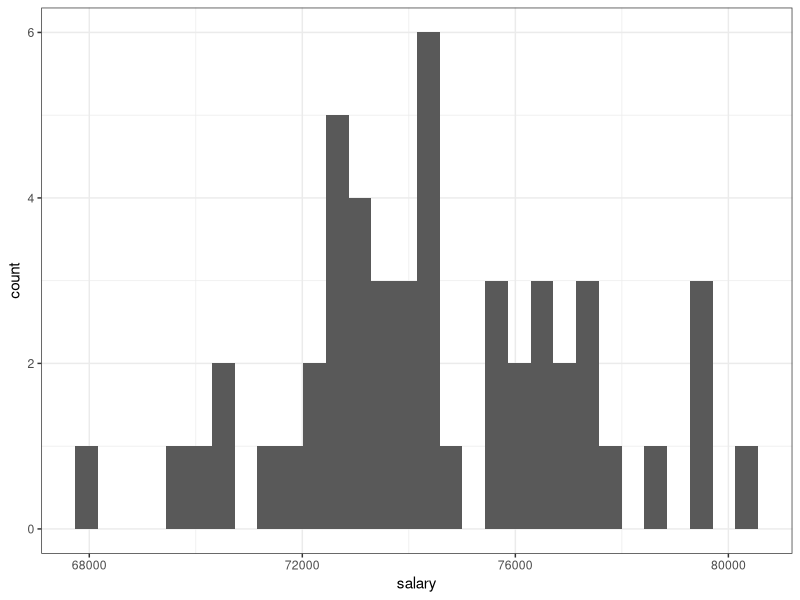
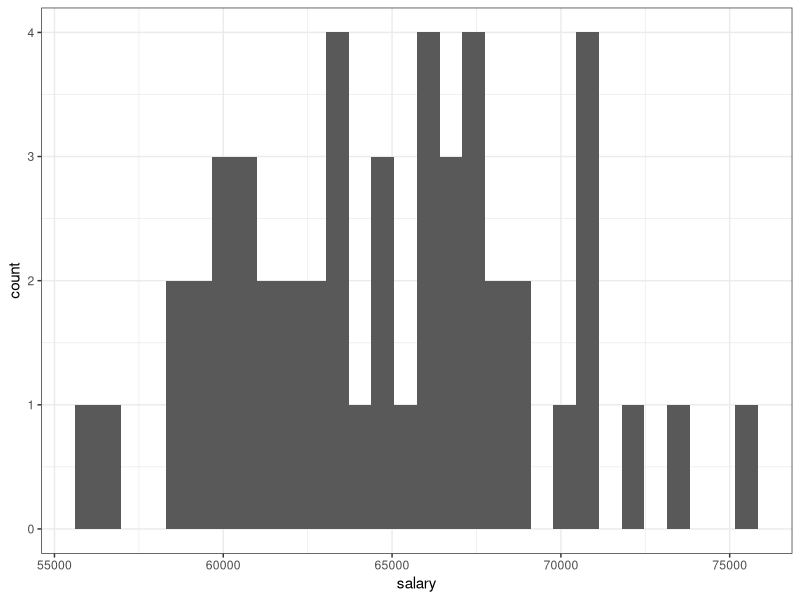
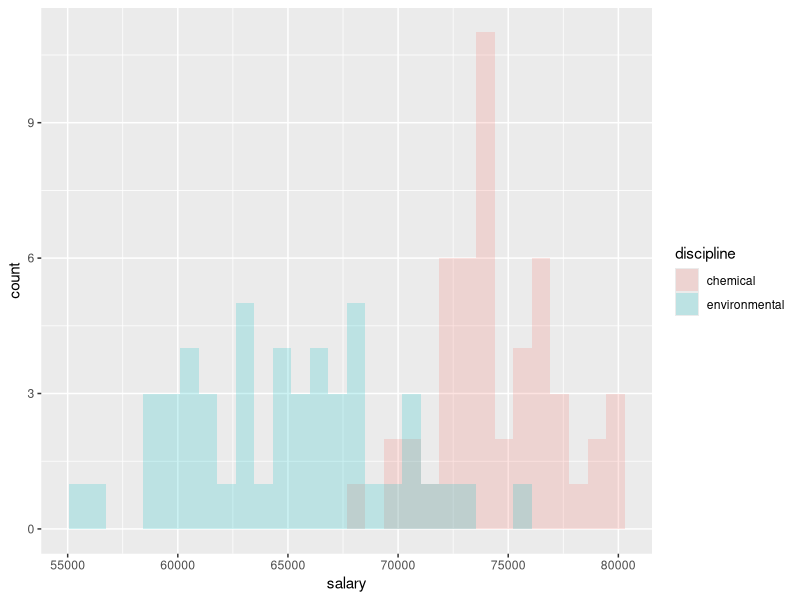

Source code (R) for these figures, in order: (Note: this script raises an error after producing the figures.)
## ---- chunk 1
knitr::opts_chunk$set(echo = TRUE)

library(tidyverse)
library(broom)
## ---- chunk 2
N <- 100

student_id <- seq(N)

group_size <- N/2

chem_eng_df <- tibble(id = seq(group_size),
                      salary = round(rnorm(n = group_size, mean = 75000, sd = 3000), 2),
                      discipline = "chemical")
chem_eng_df %>% 
  ggplot(aes(x= salary)) +
  geom_histogram() +
  theme_bw()


env_eng_df <- tibble(id = seq(group_size),
                      salary = round(rnorm(n = group_size, mean = 65000, sd = 4000), 2),
                      discipline = "environmental")
env_eng_df %>% 
  ggplot(aes(x= salary)) +
  geom_histogram() +
  theme_bw()
## ---- chunk 3
salary_comb_long <- bind_rows(chem_eng_df, env_eng_df)



salary_comb_long %>% 
  ggplot(aes(x = salary, fill = discipline)) +
  geom_histogram(alpha = 0.2, position = "identity")
## ---- chunk 4
salary_test <- t.test(salary ~ discipline, data = salary_comb_long, paired = FALSE)
salary_test

## ---- chunk 5
tidy(salary_test)
## ---- chunk 6
salary_lm <- lm(salary ~ discipline, data = salary_comb_long)
summary(salary_lm)
## ---- chunk 7
(t <- salary_test$statistic[[1]]) # wrapping this in parentheses prints out the value of t at the same time that it stores the value of t
(df <- salary_test$parameter[[1]])
(r <- sqrt(t^2/(t^2 + df)))
round(r,3)
r^2
## ---- chunk 8
salary_comb_wide <- salary_comb_long %>% 
  pivot_wider(names_from = discipline, values_from = salary)
## ---- chunk 9
salary_test_2 <- t.test(salary_comb_wide$chemical, salary_comb_wide$environmental, paired = FALSE)
salary_test_2
## ---- chunk 10
samp_size <- 1000

student_id <- seq(samp_size)
sat_verbal <- round(rnorm(n = samp_size, mean = 620, sd = 55), 0)
sat_math <- round(rnorm(n = samp_size, mean = 700, sd = 40), 0)

sat_verbal_capped <- modify(.x = sat_verbal, .f = ~ min(800, .x))
sat_math_capped <- modify(.x = sat_math, .f = ~min(800, .x))

sat_df <- tibble(id = student_id,
                 verbal = sat_verbal_capped,
                 math = sat_math_capped)

sat_df %>% ggplot(aes(x = verbal)) +
  geom_histogram() +
  labs(title = "Simulated SAT Verbal Histogram",
       x = "Verbal Score",
       y = "Count")
## ---- chunk 11


sat_df %>% ggplot(aes(x = math)) +
  geom_histogram() +
  labs(title = "Simulated SAT Math Histogram",
       x = "Math Score",
       y = "Count")

## ---- chunk 12
sat_df %>% ggplot() +
  geom_histogram(aes(x = math, fill = "red"), alpha = 0.2) +
  labs(title = "Simulated SAT Scores Histogram",
       x = "SAT Score",
       y = "Count") +
  geom_histogram(aes(x = verbal, fill = "blue"), alpha = 0.2) +
  scale_fill_manual(name = "Category", values = c("blue", "red"), labels = c("verbal", "math"))

## ---- chunk 13
sat_t_test <- t.test(sat_df$verbal, sat_df$math, paired = TRUE) # don't forget to add: paired = TRUE
# now look at the results
sat_t_test

## ---- chunk 14
samp_size <- 1000

student_id_2 <- seq(samp_size)
sat_verbal_2 <- round(rnorm(n = samp_size, mean = 690, sd = 55), 0)
sat_math_2 <- round(rnorm(n = samp_size, mean = 700, sd = 40), 0)

# let's cap the simulated scores at 800
sat_verbal_2_capped <- modify(.x = sat_verbal_2, .f = ~ min(800, .x))
sat_math_2_capped <- modify(.x = sat_math_2, .f = ~min(800, .x))


sat_df_2 <- tibble(id = student_id,
                 verbal = sat_verbal_2_capped,
                 math = sat_math_2_capped)

sat_df_2 %>% ggplot(aes(x = verbal)) +
  geom_histogram() +
  labs(title = "Simulated SAT Verbal Histogram",
       x = "Verbal Score",
       y = "Count")
## ---- chunk 15

sat_df_2 %>% ggplot(aes(x = math)) +
  geom_histogram() +
  labs(title = "Simulated SAT Math Histogram",
       x = "Math Score",
       y = "Count")

## ---- chunk 16
sat_df_2 %>% ggplot() +
  geom_histogram(aes(x = math, fill = "red"), alpha = 0.2) +
  labs(title = "Simulated SAT Scores Histogram",
       x = "SAT Score",
       y = "Count") +
  geom_histogram(aes(x = verbal, fill = "blue"), alpha = 0.2) +
  scale_fill_manual(name = "Category", values = c("blue", "red"), labels = c("verbal", "math"))

## ---- chunk 17
sat_t_test_2 <- t.test(sat_df_2$verbal, sat_df_2$math, paired = TRUE) # don't forget to add: paired = TRUE
# now look at the results
sat_t_test_2

## ---- chunk 18
samp_size <- 25

student_id_3 <- seq(samp_size)
sat_verbal_3 <- round(rnorm(n = samp_size, mean = 690, sd = 55), 0)
sat_math_3 <- round(rnorm(n = samp_size, mean = 700, sd = 40), 0)

# cap the scores at 800
sat_verbal_3_capped <- modify(.x = sat_verbal_3, .f = ~ min(800, .x))
sat_math_3_capped <- modify(.x = sat_math_3, .f = ~min(800, .x))



sat_df_3 <- tibble(id = student_id_3,
                 verbal = sat_verbal_3_capped,
                 math = sat_math_3_capped)

sat_df_3 %>% ggplot(aes(x = verbal)) +
  geom_histogram() +
  labs(title = "Simulated SAT Verbal Histogram",
       x = "Verbal Score",
       y = "Count")


sat_df_3 %>% ggplot(aes(x = math)) +
  geom_histogram() +
  labs(title = "Simulated SAT Math Histogram",
       x = "Math Score",
       y = "Count")


## ---- chunk 19
sat_df_3 %>% ggplot() +
  geom_histogram(aes(x = math, fill = "red"), alpha = 0.2) +
  labs(title = "Simulated SAT Scores Histogram",
       x = "SAT Score",
       y = "Count") +
  geom_histogram(aes(x = verbal, fill = "blue"), alpha = 0.2) +
  scale_fill_manual(name = "Category", values = c("blue", "red"), labels = c("verbal", "math"))

## ---- chunk 20
sat_t_test_3 <- t.test(sat_df_3$verbal, sat_df_3$math, paired = TRUE) # don't forget to add: paired = TRUE
# now look at the results
sat_t_test_3

## ---- chunk 21
samp_size <- 25

student_id_4 <- seq(samp_size)
sat_verbal_4 <- round(rnorm(n = samp_size, mean = 620, sd = 55), 0)
sat_math_4 <- round(rnorm(n = samp_size, mean = 700, sd = 40), 0)

#cap the scores at 800
sat_verbal_4_capped <- modify(.x = sat_verbal_4, .f = ~ min(800, .x))
sat_math_4_capped <- modify(.x = sat_math_4, .f = ~min(800, .x))


sat_df_4 <- tibble(id = student_id_4,
                   verbal = sat_verbal_4_capped,
                   math = sat_math_4_capped)

# visualize the distributions of scores
sat_df_4 %>% ggplot(aes(x = verbal)) +
  geom_histogram() +
  labs(title = "Simulated SAT Verbal Histogram",
       x = "Verbal Score",
       y = "Count")


sat_df_4 %>% ggplot(aes(x = math)) +
  geom_histogram() +
  labs(title = "Simulated SAT Math Histogram",
       x = "Math Score",
       y = "Count")

## ---- chunk 22
sat_df_4 %>% ggplot() +
  geom_histogram(aes(x = math, fill = "red"), alpha = 0.2) +
  labs(title = "Simulated SAT Scores Histogram",
       x = "SAT Score",
       y = "Count") +
  geom_histogram(aes(x = verbal, fill = "blue"), alpha = 0.2) +
  scale_fill_manual(name = "Category", values = c("blue", "red"), labels = c("verbal", "math"))

## ---- chunk 23
sat_t_test_4 <- t.test(sat_df_4$math, sat_df_4$verbal, paired = TRUE) # don't forget to add: paired = TRUE
# now look at the results
sat_t_test_4
